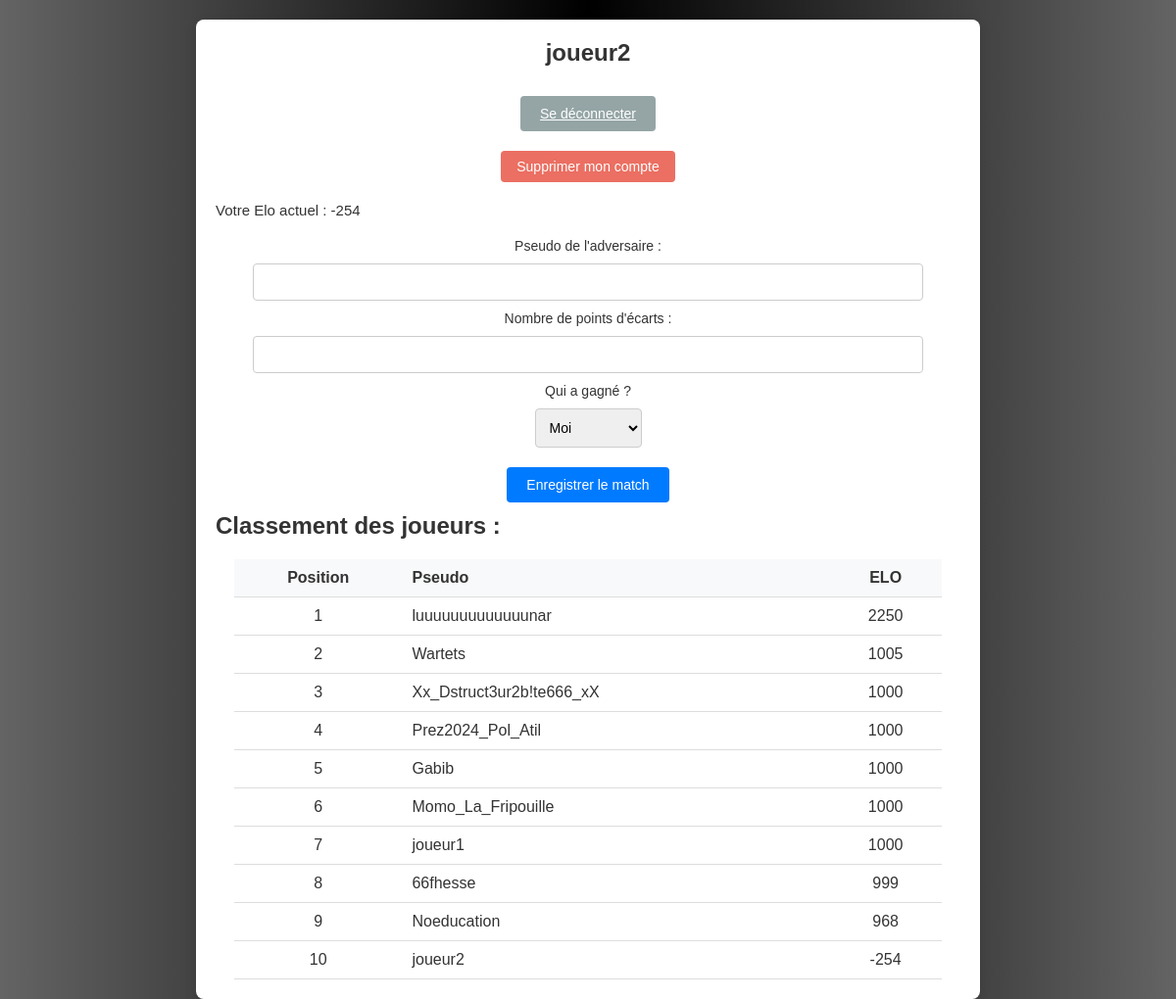
/ (signed in), run on the app's committed database.
### app.py (models this page shows)
class User(db.Model):
    id = db.Column(db.Integer, primary_key=True)
    username = db.Column(db.String(80), unique=True, nullable=False)
    password_hash = db.Column(db.String(120), nullable=False)
    elo = db.Column(db.Integer, default=1000)

### app.py (the view)
@app.route('/')
def index():
    if 'user_id' not in session:
        return redirect(url_for('login'))
    user = User.query.get(session['user_id'])
    leaderboard = User.query.order_by(User.elo.desc()).all()
    return render_template('index.html', user=user, leaderboard=leaderboard)

### templates/index.html (shortened to what this page needs)
<!DOCTYPE html>
<html lang="fr">
<head>
    <link rel="stylesheet" href="{{ url_for('static', filename='style.css') }}">
</head>
<body>
    <div class="container">
        <header>
            <h1><span>{{ user.username }}</span></h1>
        </header>
        <section class="log-button">
			<a href="{{ url_for('logout') }}" class="btn secondary">Se déconnecter</a>
			<form action="{{ url_for('delete_account') }}" method="POST" onsubmit="return confirm('Êtes-vous sûr de vouloir supprimer votre compte ?')">
				<button type="submit" class="btn danger">Supprimer mon compte</button>
			</form>
        </section>
        <section class="elo">
            <p id="nbElo">Votre Elo actuel : {{ user.elo }}</p>
			<form action="{{ url_for('play_match') }}" method="POST" class="match-form" onsubmit="return validateMatchForm();">
				<label for="player2_username">Pseudo de l'adversaire :</label>
				<input id="player2_username" name="player2_username" required>
				<label for="points">Nombre de points d'écarts :</label>
				<input type="number" id="points" name="points" required>
				<label for="winner">Qui a gagné ?</label>
				<select name="winner" id="winner">
					<option value="1">Moi</option>
				</select>
				<button type="submit" class="btn primary">Enregistrer le match</button>
			</form>
        </section>
        <section class="leaderboard">
            <h2>Classement des joueurs :</h2>
            <table>
                <thead>
                    <tr>
                        <th style="text-align: center;">Position</th>
                        <th>Pseudo</th>
                        <th style="text-align: center;">ELO</th>
                    </tr>
                </thead>
                <tbody>
                    {% for player in leaderboard %}
                        <tr>
                            <td style="text-align: center;">{{ loop.index }}</td>
                            <td>{{ player.username }}</td>
                            <td style="text-align: center;">{{ player.elo }}</td>
                        </tr>
                    {% endfor %}
                </tbody>
            </table>
        </section>
    </div>
</body>
</html>

### static/style.css (style rules this page uses)
* { margin: auto; padding: 0; box-sizing: border-box; }
body { font-family: 'Arial', sans-serif; background: rgb(100,100,100); background: -moz-linear-gradient(90deg, rgba(100,100,100,1) 0%, rgba(0,0,0,1) 50%, rgba(100,100,100,1) 100%); background: -webkit-linear-gradient(90deg, rgba(100,100,100,1) 0%, rgba(0,0,0,1) 50%, rgba(100,100,100,1) 100%); background: linear-gradient(90deg, rgba(100,100,100,1) 0%, rgba(0,0,0,1) 50%, rgba(100,100,100,1) 100%); filter: progid:DXImageTransform.Microsoft.gradient(startColorstr="#646464",endColorstr="#646464",GradientType=1); color: #333; display: flex; justify-content: center; align-items: center; height: 100vh; padding: 20px; }
.container { max-width: 800px; width: 90%; background-color: white; padding: 20px; border-radius: 8px; box-shadow: 0 4px 12px rgba(0, 0, 0, 0.1); }
header h1 { font-size: 24px; margin-bottom: 20px; text-align: center; }
#nbElo { font-size: 15px; margin-bottom: 20px; }
button, .btn { margin: auto; background-color: #007bff; color: white; border: none; padding: 10px 20px; font-size: 14px; border-radius: 4px; cursor: pointer; transition: background-color 0.3s ease; margin-bottom: 10px; margin-top: 10px; }
.btn.danger { background-color: #e74c3c; padding: 8px 16px; opacity: 0.8; }
.btn.secondary { background-color: #95a5a6; }
form { display: flex; flex-direction: column; gap: 10px; }
form input, form select { padding: 10px; font-size: 14px; border-radius: 4px; border: 1px solid #ccc; }
form input { width: 90%; }
form label { font-size: 14px; }
table { width: 95%; margin-top: 20px; border-collapse: collapse; }
table th, table td { padding: 10px; text-align: left; border-bottom: 1px solid #ddd; }
table th { background-color: #f8f9fa; }
.log-button { display: flex; flex-direction: column; align-items: center; margin-top: 10px; margin-bottom: 10px; }

### data on the page
User: elo "-254", username "joueur2"
User: username "luuuuuuuuuuuuunar", elo "2250"
User: username "Wartets", elo "1005"
User: username "Xx_Dstruct3ur2b!te666_xX", elo "1000"
User: username "Prez2024_Pol_Atil", elo "1000"
User: username "Gabib", elo "1000"
User: username "Momo_La_Fripouille", elo "1000"
User: username "joueur1", elo "1000"
User: username "66fhesse", elo "999"
User: username "Noeducation", elo "968"
